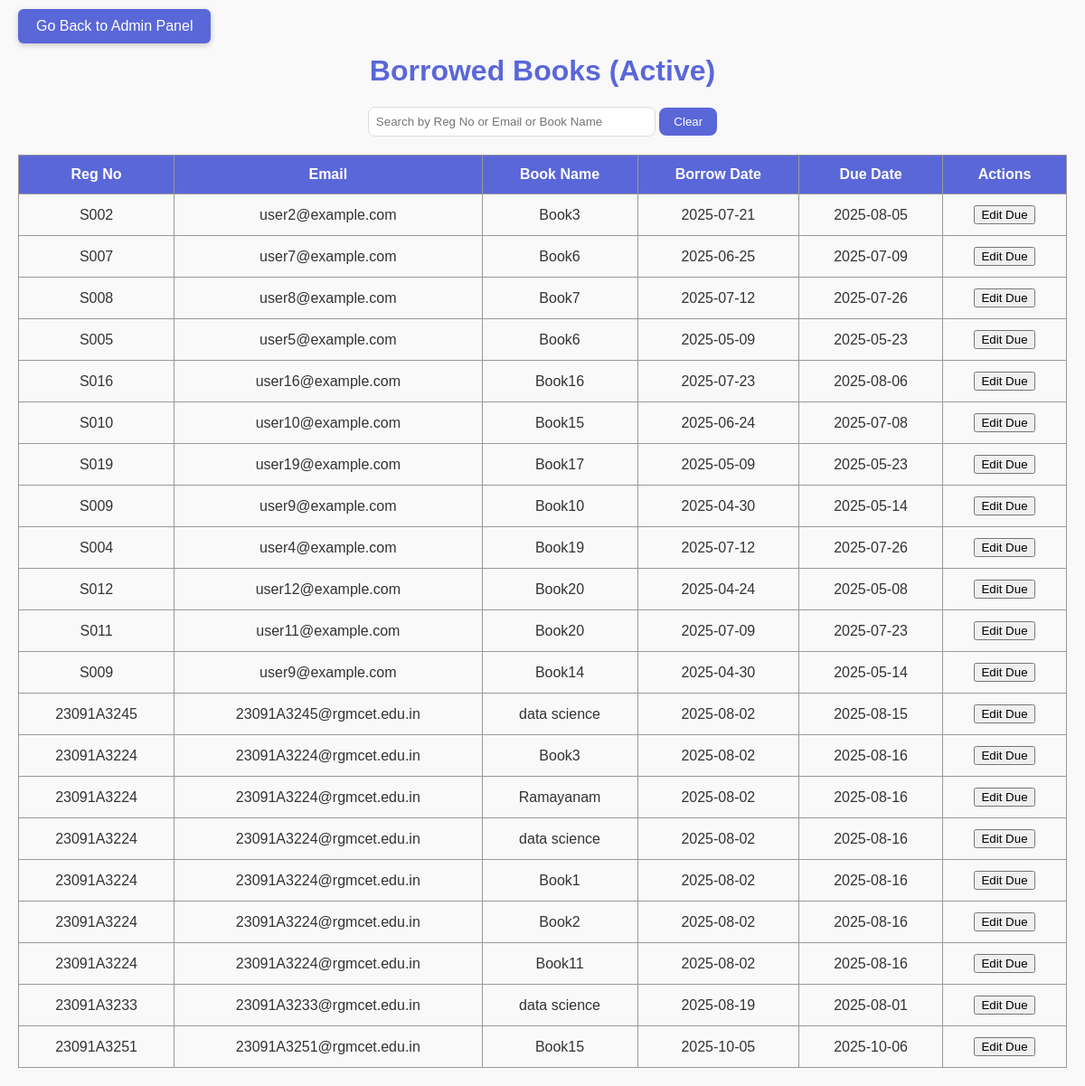
Screenshot of /borrowed_books (signed in) with the database file from the repository.
### app.py (models this page shows)
class BorrowedBook(db.Model):
    id = db.Column(db.Integer, primary_key=True)
    regno = db.Column(db.String(20), nullable=False)
    book_name = db.Column(db.String(100), nullable=False)
    borrow_date = db.Column(db.Date, default=datetime.today)
    due_date = db.Column(db.Date)
    actual_return_date = db.Column(db.Date, nullable=True)

class Student(db.Model):
    regno = db.Column(db.String(20), primary_key=True)
    email = db.Column(db.String(50), nullable=False)
    password = db.Column(db.String(256), nullable=True)

### app.py (the view)
    def wrap(*args, **kwargs):
        if 'admin_email' not in session:
            flash('Please log in as admin first.', 'error')
            return redirect(url_for('admin'))
        return f(*args, **kwargs)

### app.py (called while the page is built)
@app.teardown_appcontext
def shutdown_session(exception=None):
    db.session.remove()

def admin_login_required(f):
    def wrap(*args, **kwargs):
        if 'admin_email' not in session:
            flash('Please log in as admin first.', 'error')
            return redirect(url_for('admin'))
        return f(*args, **kwargs)
    wrap.__name__ = f.__name__
    return wrap

@app.route('/borrowed_books')
@admin_login_required
def borrowed_books():
    borrowed_books = BorrowedBook.query.filter_by(actual_return_date=None).all()
    students = Student.query.all()
    students_dict = {s.regno: s.email for s in students}
    return render_template('borrowed_books.html', borrowed_books=borrowed_books, students_dict=students_dict, now=datetime.now())

### templates/borrowed_books.html (shortened to what this page needs)
<!DOCTYPE html>
<html lang="en">
<head>
</head>
<body>
    <a href="{{ url_for('admin_panel') }}" class="button">Go Back to Admin Panel</a>
    <h1>Borrowed Books (Active)</h1>
    <div class="search-bar">
        <input type="text" id="searchInput" placeholder="Search by Reg No or Email or Book Name" onkeyup="filterTable()">
        <button onclick="clearSearch()">Clear</button>
    </div>
    <table id="borrowedBooksTable">
        <tr>
            <th>Reg No</th>
            <th>Email</th>
            <th>Book Name</th>
            <th>Borrow Date</th>
            <th>Due Date</th>
            <th>Actions</th>
        </tr>
        {% for book in borrowed_books %}
        <tr>
            <td>{{ book.regno }}</td>
            <td>{{ students_dict.get(book.regno, 'N/A') }}</td>
            <td>{{ book.book_name }}</td>
            <td>{{ book.borrow_date.strftime('%Y-%m-%d') }}</td>
            <td>{{ book.due_date.strftime('%Y-%m-%d') }}</td>
            <td>
                <a href="{{ url_for('edit_due', borrowed_book_id=book.id) }}"><button>Edit Due</button></a>
            </td>
        </tr>
        {% endfor %}
    </table>
</body>
</html>

### templates/borrowed_books.html (style rules this page uses)
body { font-family: Arial, sans-serif; margin: 20px; background-color: #f9f9f9; color: #333; }
h1 { color: #5a67d8; text-align: center; margin-top: 60px; }
.search-bar { text-align: center; margin-bottom: 20px; }
.search-bar input[type="text"] { padding: 8px; width: 300px; border-radius: 8px; border: 1px solid #ddd; }
.search-bar button { padding: 8px 16px; border-radius: 8px; border: none; background-color: #5a67d8; color: white; cursor: pointer; }
table { width: 100%; border-collapse: collapse; margin-top: 20px; }
th, td { border: 1px solid #999; padding: 12px; text-align: center; }
th { background-color: #5a67d8; color: white; }
a.button { display: inline-block; margin-top: 0; padding: 10px 20px; background-color: #5a67d8; color: white; text-decoration: none; border-radius: 6px; position: fixed; top: 10px; left: 20px; z-index: 1000; box-shadow: 0 2px 6px rgba(0,0,0,0.2); transition: background-color 0.3s ease; }

### rows the page displays
BorrowedBook: regno "S002", get "user2@example.com", book_name "Book3", borrow_date "2025-07-21", due_date "2025-08-05"
BorrowedBook: regno "S007", get "user7@example.com", book_name "Book6", borrow_date "2025-06-25", due_date "2025-07-09"
BorrowedBook: regno "S008", get "user8@example.com", book_name "Book7", borrow_date "2025-07-12", due_date "2025-07-26"
BorrowedBook: regno "S005", get "user5@example.com", book_name "Book6", borrow_date "2025-05-09", due_date "2025-05-23"
BorrowedBook: regno "S016", get "user16@example.com", book_name "Book16", borrow_date "2025-07-23", due_date "2025-08-06"
BorrowedBook: regno "S010", get "user10@example.com", book_name "Book15", borrow_date "2025-06-24", due_date "2025-07-08"
BorrowedBook: regno "S019", get "user19@example.com", book_name "Book17", borrow_date "2025-05-09", due_date "2025-05-23"
BorrowedBook: regno "S009", get "user9@example.com", book_name "Book10", borrow_date "2025-04-30", due_date "2025-05-14"
BorrowedBook: regno "S004", get "user4@example.com", book_name "Book19", borrow_date "2025-07-12", due_date "2025-07-26"
BorrowedBook: regno "S012", get "user12@example.com", book_name "Book20", borrow_date "2025-04-24", due_date "2025-05-08"
BorrowedBook: regno "S011", get "user11@example.com", book_name "Book20", borrow_date "2025-07-09", due_date "2025-07-23"
BorrowedBook: regno "S009", get "user9@example.com", book_name "Book14", borrow_date "2025-04-30", due_date "2025-05-14"
BorrowedBook: regno "23091A3245", get "23091A3245@rgmcet.edu.in", book_name "data science", borrow_date "2025-08-02", due_date "2025-08-15"
BorrowedBook: regno "23091A3224", get "23091A3224@rgmcet.edu.in", book_name "Book3", borrow_date "2025-08-02", due_date "2025-08-16"
BorrowedBook: regno "23091A3224", get "23091A3224@rgmcet.edu.in", book_name "Ramayanam", borrow_date "2025-08-02", due_date "2025-08-16"
BorrowedBook: regno "23091A3224", get "23091A3224@rgmcet.edu.in", book_name "data science", borrow_date "2025-08-02", due_date "2025-08-16"
BorrowedBook: regno "23091A3224", get "23091A3224@rgmcet.edu.in", book_name "Book1", borrow_date "2025-08-02", due_date "2025-08-16"
BorrowedBook: regno "23091A3224", get "23091A3224@rgmcet.edu.in", book_name "Book2", borrow_date "2025-08-02", due_date "2025-08-16"
BorrowedBook: regno "23091A3224", get "23091A3224@rgmcet.edu.in", book_name "Book11", borrow_date "2025-08-02", due_date "2025-08-16"
BorrowedBook: regno "23091A3233", get "23091A3233@rgmcet.edu.in", book_name "data science", borrow_date "2025-08-19", due_date "2025-08-01"
BorrowedBook: regno "23091A3251", get "23091A3251@rgmcet.edu.in", book_name "Book15", borrow_date "2025-10-05", due_date "2025-10-06"
